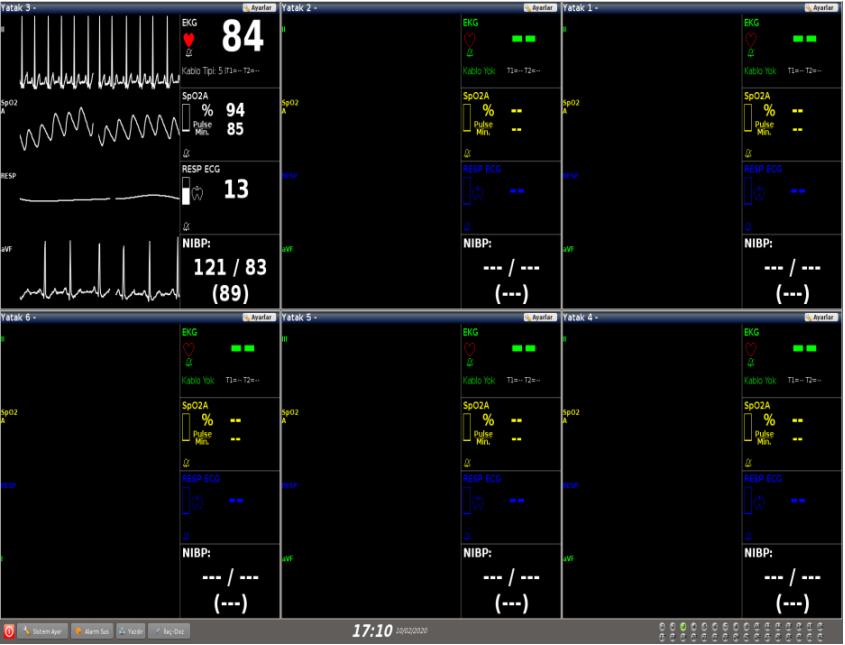
#> input picture hastaMonitor.PNG, 845 x 645 px; the run also reads 1 picture not shown here
$ python cut_calistir.py
#> lines starting #> are read from the running program, lines starting #| are printed output that depends on the picture
import pytesseract.pytesseract
from PIL import Image
import cv2
import numpy as np
import tkinter as tk
pytesseract.pytesseract.tesseract_cmd="C:\\Users\\unuva\\AppData\\Local\\Programs\\Tesseract-OCR\\tesseract.exe"


img = cv2.imread("hastaMonitor.PNG")
#> img is the input picture: shape (645, 845, 3); mean B, G, R 16.2, 16.3, 15.5
rows , cols ,_ = img.shape
#> rows = 645; cols = 845
print("Rows", rows)
#| Rows 645
print("Cols",cols)
#| Cols 845

#seksendort cutting
cut_image_seksendort = img[12:60 , 217:270]
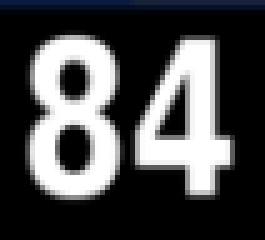
#> cut_image_seksendort: shape (48, 53, 3) (shown 5 times larger); mean B, G, R 74.5, 73.3, 72.7
cv2.imshow("hastaMonitorKirpilmis.PNG",cut_image_seksendort)
cv2.imshow("image",img)
cv2.waitKey(0)

# seksendort yeni resim kaydetme

yeni_kayit_seksendort = cv2.imread("seksendort.PNG")
cv2.imwrite("seksendort.PNG",cut_image_seksendort)

# ekrana yazdır 84

def image_to_text_seksendort(image_path_seksendort):
#> called with image_path_seksendort = 'seksendort.PNG'
    image_seksendort=Image.open(image_path_seksendort)
#> (the run stopped early here; a loop or call above may not have finished)
